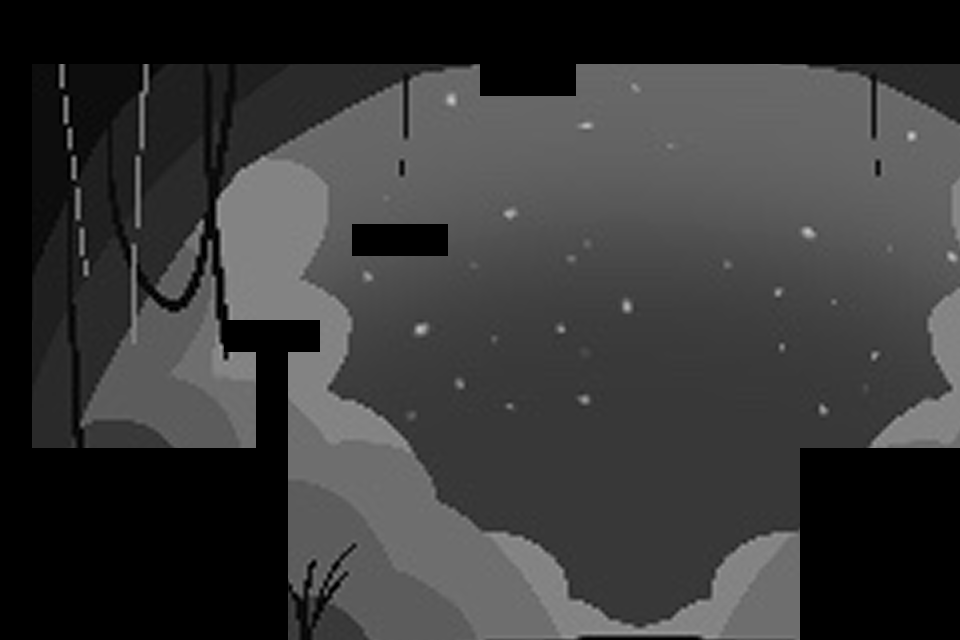

The image is a tile-based game level rendered from a .tmx file. Its description and complete source (layers, tilesets, objects, tile grids) follow:
An orthogonal 30x20 tile map with 32x32 px tiles, 1 tile layer (Terrain), 1 image layer and 19 objects (8x solid, 6x coin, player_spawn, water, spring, ...).

<map version="1.10" tiledversion="1.11.2" orientation="orthogonal" renderorder="right-down" width="30" height="20" tilewidth="32" tileheight="32" infinite="0" nextlayerid="4" nextobjectid="26">
 <tileset firstgid="1" source="../tilesets/all_black.tsx" />
 <imagelayer id="3" name="Background" parallaxx="1.15">
  <image source="../../graphics/result_BGimage.png" width="1138" height="640" />
 </imagelayer>
 <layer id="1" name="Terrain" width="30" height="20">
  <data encoding="csv">
1,1,1,1,1,1,1,1,1,1,1,1,1,1,1,1,1,1,1,1,1,1,1,1,1,1,1,1,1,1,
1,1,1,1,1,1,1,1,1,1,1,1,1,1,1,1,1,1,1,1,1,1,1,1,1,1,1,1,1,1,
1,0,0,0,0,0,0,0,0,0,0,0,0,0,0,1,1,1,0,0,0,0,0,0,0,0,0,0,0,0,
1,0,0,0,0,0,0,0,0,0,0,0,0,0,0,0,0,0,0,0,0,0,0,0,0,0,0,0,0,0,
1,0,0,0,0,0,0,0,0,0,0,0,0,0,0,0,0,0,0,0,0,0,0,0,0,0,0,0,0,0,
1,0,0,0,0,0,0,0,0,0,0,0,0,0,0,0,0,0,0,0,0,0,0,0,0,0,0,0,0,0,
1,0,0,0,0,0,0,0,0,0,0,0,0,0,0,0,0,0,0,0,0,0,0,0,0,0,0,0,0,0,
1,0,0,0,0,0,0,0,0,0,0,1,1,1,0,0,0,0,0,0,0,0,0,0,0,0,0,0,0,0,
1,0,0,0,0,0,0,0,0,0,0,0,0,0,0,0,0,0,0,0,0,0,0,0,0,0,0,0,0,0,
1,0,0,0,0,0,0,0,0,0,0,0,0,0,0,0,0,0,0,0,0,0,0,0,0,0,0,0,0,0,
1,0,0,0,0,0,0,1,1,1,0,0,0,0,0,0,0,0,0,0,0,0,0,0,0,0,0,0,0,0,
1,0,0,0,0,0,0,0,1,0,0,0,0,0,0,0,0,0,0,0,0,0,0,0,0,0,0,0,0,0,
1,0,0,0,0,0,0,0,1,0,0,0,0,0,0,0,0,0,0,0,0,0,0,0,0,0,0,0,0,0,
1,0,0,0,0,0,0,0,1,0,0,0,0,0,0,0,0,0,0,0,0,0,0,0,0,0,0,0,0,0,
1,1,1,1,1,1,1,1,1,0,0,0,0,0,0,0,0,0,0,0,0,0,0,0,0,1,1,1,1,1,
1,1,1,1,1,1,1,1,1,0,0,0,0,0,0,0,0,0,0,0,0,0,0,0,0,1,1,1,1,1,
1,1,1,1,1,1,1,1,1,0,0,0,0,0,0,0,0,0,0,0,0,0,0,0,0,1,1,1,1,1,
1,1,1,1,1,1,1,1,1,0,0,0,0,0,0,0,0,0,0,0,0,0,0,0,0,1,1,1,1,1,
1,1,1,1,1,1,1,1,1,0,0,0,0,0,0,0,0,0,0,0,0,0,0,0,0,1,1,1,1,1,
1,1,1,1,1,1,1,1,1,0,0,0,0,0,0,0,0,0,0,0,0,0,0,0,0,1,1,1,1,1
</data>
 </layer>
 <objectgroup id="2" name="Objects">
  <object id="1" name="player" type="player_spawn" x="64" y="416">
   <point />
  </object>
  <object id="5" name="lava_1" type="water" x="288" y="448" width="512" height="192">
   <properties>
    <property name="damage" type="int" value="5" />
    <property name="jump_mod" type="float" value="0.3" />
    <property name="swim_speed" type="float" value="0.5" />
   </properties>
  </object>
  <object id="7" name="spring_1" type="spring" x="160" y="416" width="32" height="32">
   <properties>
    <property name="direction" value="up" />
    <property name="power" type="float" value="2" />
   </properties>
  </object>
  <object id="9" name="water_button_1" type="button" x="384" y="192" width="32" height="32">
   <properties>
    <property name="action" value="cool" />
    <property name="target" value="lava_1" />
   </properties>
  </object>
  <object id="12" name="solid" type="solid" x="352" y="224">
   <polyline points="0,0 0,32 96,32 96,0 0,0" />
  </object>
  <object id="18" name="solid" type="solid" x="0" y="0" width="32" height="640" />
  <object id="19" name="solid" type="solid" x="32" y="448" width="256" height="192" />
  <object id="20" name="solid" type="solid" x="224" y="320" width="96" height="32" />
  <object id="21" name="solid" type="solid" x="256" y="352" width="32" height="96" />
  <object id="22" name="solid" type="solid" x="32" y="0" width="928" height="64" />
  <object id="23" name="solid" type="solid" x="480" y="64" width="96" height="32" />
  <object id="24" name="solid" type="solid" x="800" y="448" width="160" height="192" />
  <object id="25" name="level_end" type="trigger" x="928" y="64" width="32" height="384" />
  <object id="26" name="coin" type="coin" x="320" y="416" width="32" height="32">
  <properties><property name="value" type="int" value="1" /></properties>
</object>
<object id="27" name="coin" type="coin" x="384" y="416" width="32" height="32">
  <properties><property name="value" type="int" value="1" /></properties>
</object>
<object id="28" name="coin" type="coin" x="448" y="416" width="32" height="32">
  <properties><property name="value" type="int" value="1" /></properties>
</object>
<object id="29" name="coin" type="coin" x="160" y="384" width="32" height="32">
  <properties><property name="value" type="int" value="1" /></properties>
</object>
<object id="30" name="coin" type="coin" x="480" y="160" width="32" height="32">
  <properties><property name="value" type="int" value="1" /></properties>
</object>
<object id="31" name="coin" type="coin" x="544" y="160" width="32" height="32">
  <properties><property name="value" type="int" value="1" /></properties>
</object>
 </objectgroup>
</map>
